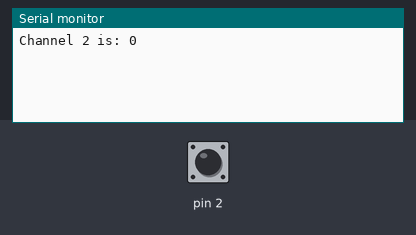
A sketch run on a simulated Arduino Uno, built with avr-gcc and run on an emulated ATmega328P. Parts: the last lines printed to the serial monitor. Inputs (shaded band) come from the test bench; at power-on: pin 2 LOW.

Above: at 1.2 s.
1.3 s: pin 2 pulsed HIGH 2 times (0.12 s each, 0.3 s apart)
At 1.63 s:
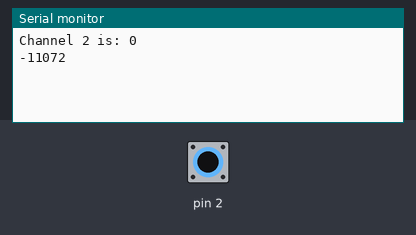
At 3.3 s:
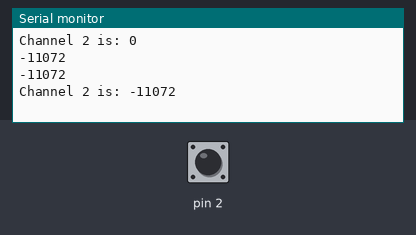

Measured:
- after the input at 1.3 s, the serial monitor: prints a new line after 0.12 s (image 1)

The sketch:

readPWMSignalReceiver.ino
```cpp
volatile int pwm_value = 0;
volatile int prev_time = 0;

void setup() {
  Serial.begin(115200);
  // when pin D2 goes high, call the rising function
  attachInterrupt(0, rising, RISING);
}

void loop() {
  Serial.print("Channel 2 is: ");
  Serial.println(pwm_value);
  delay(2000);
}

void rising() {
  attachInterrupt(0, falling, FALLING);
  prev_time = micros();
}

void falling() {
  attachInterrupt(0, rising, RISING);
  pwm_value = micros()-prev_time;
  Serial.println(pwm_value);
}
```
